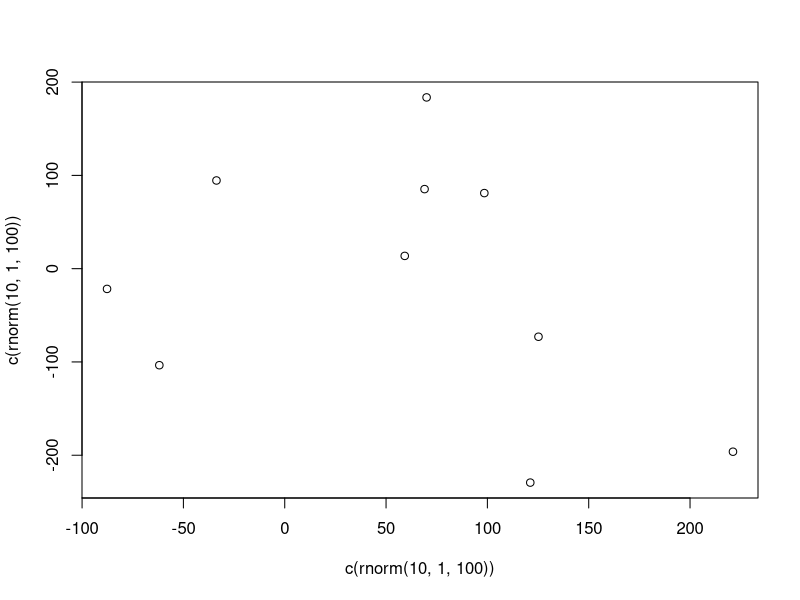

Write R code to recreate this figure.
## ---- chunk 1
knitr::opts_chunk$set(echo = TRUE)
## ---- chunk 2
plot(c(rnorm(10,1,100)), c(rnorm(10,1,100)))
